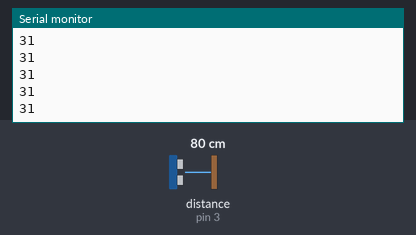
Simulated run of this sketch. Board: Arduino Uno, built with avr-gcc and run on an emulated ATmega328P. Parts: the last lines printed to the serial monitor. Wiring (inferred from the names in the program): ultrasonic range finder: trigger pin 2; echo pin 3. The test bench sets the inputs (shaded band); at power-on: distance to the obstacle (sensor on pin 3) 80 cm. The echo pulse lasts 58.3 µs per cm.

Above: at 1.2 s.
1.3 s: distance to the obstacle (sensor on pin 3) set to 2 cm
At 1.64 s:
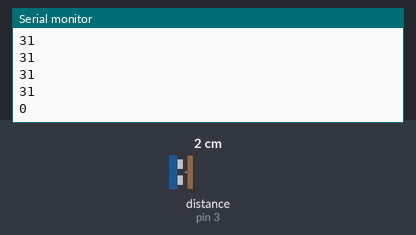
2.8 s: distance to the obstacle (sensor on pin 3) set to 4 cm
At 2.87 s:
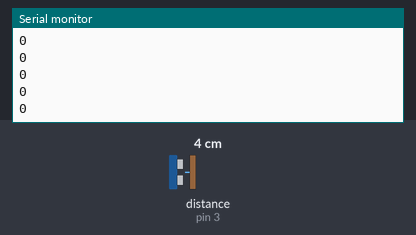
Timing chart, 0 to 5.8 s (numbered marks = the images above; inputs shaded):
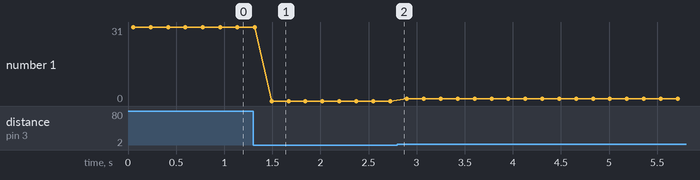

The sketch:

HY-SRF05_Range_Sensor.ino
```cpp
#define SONAR_TRIGGER_PIN     2
#define SONAR_ECHO_PIN        3

unsigned int measure_distance()
{
   // Trigger the SRF05:
   digitalWrite(SONAR_TRIGGER_PIN, HIGH);
   delayMicroseconds(10);
   digitalWrite(SONAR_TRIGGER_PIN, LOW);

   // Wait for Echo Pulse
   unsigned long pulse_length = pulseIn(SONAR_ECHO_PIN, HIGH);

   // Ensure the ultrasonic "beep" has faded away
   delay(50);

   // Convert Pulse to Distance (inches)
   // pulse_length/58 = cm or pulse_length/148 = inches
   return( (unsigned int) (pulse_length / 148) );
}

void setup() {
   pinMode(SONAR_TRIGGER_PIN, OUTPUT);
   pinMode(SONAR_ECHO_PIN, INPUT);
   Serial.begin(9600);
}

void loop() {
   unsigned int current_distance = measure_distance();
   Serial.println(current_distance);
   delay(125);

}
```

Measured:
- after the input at 1.3 s, the serial monitor: prints a new line after 0.19 s (image 1)
- plotted number 1: 31 → 0 after the input at 1.3 s, 0 → 1 after the input at 2.8 s
